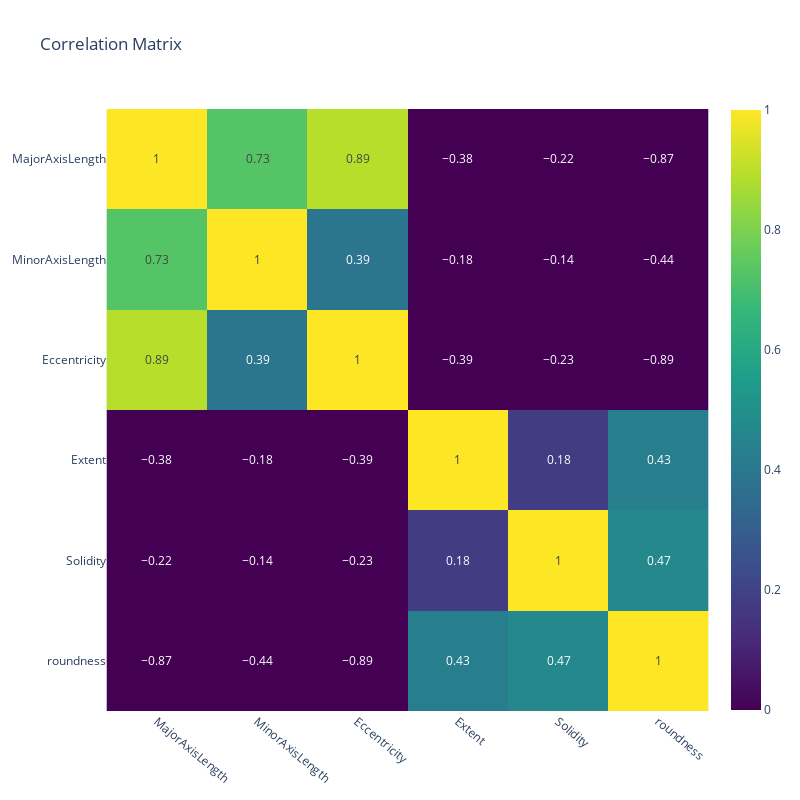

Notebook cell for this chart:
### Markdown cell above
Au vu de la corrélation, plusieurs groupes de variables sont fortement corrélées.
Nous allons donc chercher à regrouper des variables, nous allons utiliser les indices de taille composite afin de réduire le nombre de variables tout en conservant l'information discriminantes.
Pour les variables de taille nous ne garderont que la variable "Area"

### Code cell
df=df.drop('ConvexArea',axis=1)
df=df.drop('Perimeter',axis=1)
df=df.drop('EquivDiameter',axis=1)
df=df.drop('AspectRation',axis=1)
df=df.drop('Compactness',axis=1)
df=df.drop('Area',axis=1)

#matrice de corrélation
import plotly.express as px
correlation =  round(df.corr(numeric_only = True),  ndigits=2)

fig = px.imshow(correlation,
                text_auto=True,
                color_continuous_scale = 'Viridis',
                range_color=(0, 1),
                title='Correlation Matrix',
                width=800,
                height=800
            )

fig.update_xaxes(tickangle=40)

fig.show()

### Figure 1 — Plotly figure (JSON) as saved in the notebook; plotly's stock layout.template omitted (floating-point values rounded to 4 significant figures)
{"data": [{"coloraxis": "coloraxis", "hovertemplate": "x: %{x}<br>y: %{y}<br>color: %{z}<extra></extra>", "name": "0", "texttemplate": "%{z}", "type": "heatmap", "x": ["MajorAxisLength", "MinorAxisLength", "Eccentricity", "Extent", "Solidity", "roundness"], "xaxis": "x", "y": ["MajorAxisLength", "MinorAxisLength", "Eccentricity", "Extent", "Solidity", "roundness"], "yaxis": "y", "z": [[1, 0.73, 0.89, -0.38, -0.22, -0.87], [0.73, 1, 0.39, -0.18, -0.14, -0.44], [0.89, 0.39, 1, -0.39, -0.23, -0.89], [-0.38, -0.18, -0.39, 1, 0.18, 0.43], [-0.22, -0.14, -0.23, 0.18, 1, 0.47], [-0.87, -0.44, -0.89, 0.43, 0.47, 1]]}], "layout": {"coloraxis": {"cmax": 1, "cmin": 0, "colorscale": [[0, "#440154"], [0.1111, "#482878"], [0.2222, "#3e4989"], [0.3333, "#31688e"], [0.4444, "#26828e"], [0.5556, "#1f9e89"], [0.6667, "#35b779"], [0.7778, "#6ece58"], [0.8889, "#b5de2b"], [1, "#fde725"]]}, "height": 800, "title": {"text": "Correlation Matrix"}, "width": 800, "xaxis": {"anchor": "y", "constrain": "domain", "domain": [0, 1], "scaleanchor": "y", "tickangle": 40}, "yaxis": {"anchor": "x", "autorange": "reversed", "constrain": "domain", "domain": [0, 1]}}}
